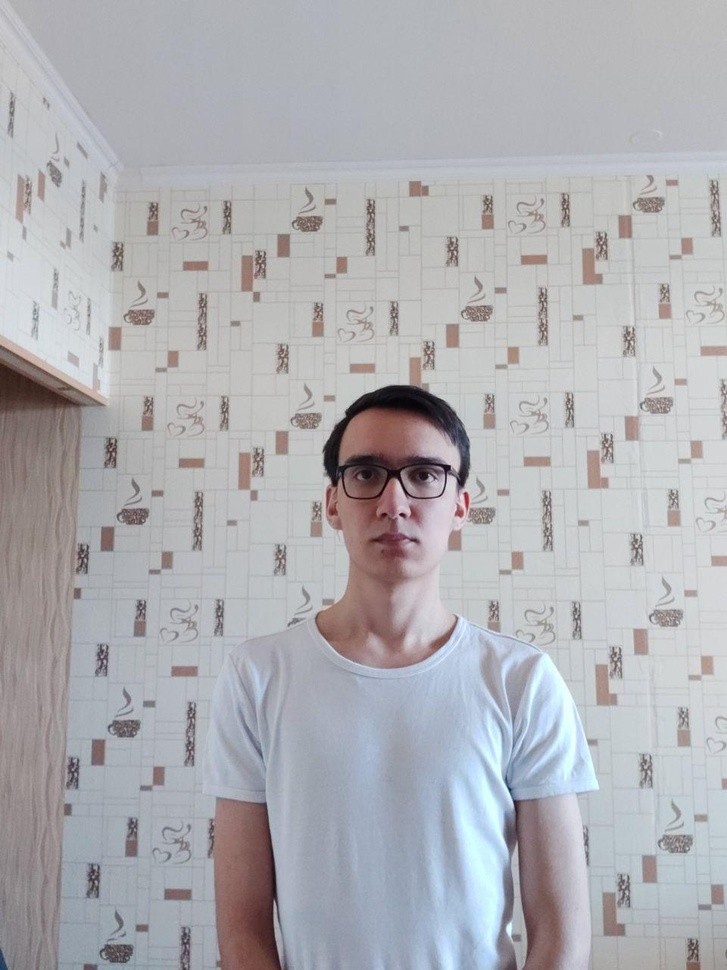
#> input picture data/sample/1.jpg, 727 x 970 px, shrunk from 960 x 1280 before the run
$ python -i viola_jones.py   (imports and definitions only)
#> lines starting #> are read from the running program, lines starting #| are printed output that depends on the picture; after the words box and inside, x2 and y2 are one past the last pixel; in counts of white or black regions, pixels touching at a corner belong together
import cv2
import os

from matplotlib import pyplot as plt


class ViolaDetector:
    face_cascade = cv2.CascadeClassifier(
        cv2.data.haarcascades + 'haarcascade_frontalface_default.xml',
    )
    eye_cascade = cv2.CascadeClassifier(
        cv2.data.haarcascades + 'haarcascade_eye.xml',
    )

    line_width = 3
    face_color = (0, 0, 255)
    eyes_color = (0, 255, 0)
    scale_factor = 1.1
    min_neighbors = 6

    def matcher(self, image_path):
#> called with image_path = 'data/sample/1.jpg'
        img = cv2.imread(image_path)
#> img is the input picture: shape (970, 727, 3); mean B, G, R 178.9, 174.9, 175
        gray = cv2.cvtColor(img, cv2.COLOR_BGR2GRAY)
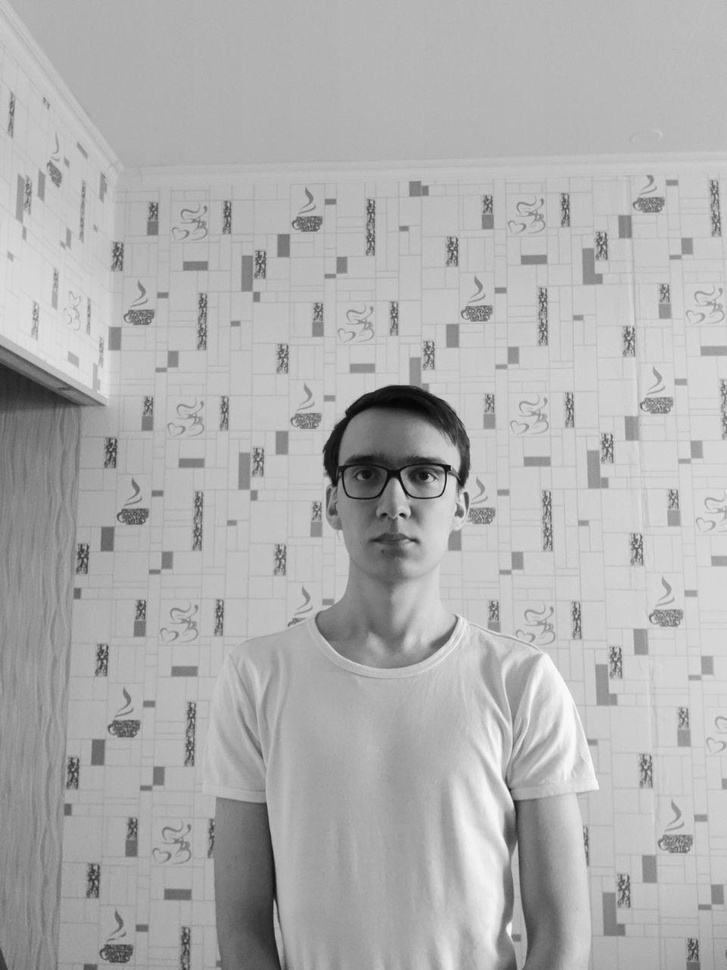
#> gray: shape (970, 727); min 5, max 251, mean 175.4

        faces = self.face_cascade.detectMultiScale(
            gray, self.scale_factor, self.min_neighbors,
        )
#> faces = [[313, 408, 170, 170]]
        for x, y, w, h in faces:
            img = cv2.rectangle(
                img, (x, y), (x + w, y + h), self.face_color, self.line_width,
            )
            roi_gray = gray[y : y + h, x : x + w]
            roi_color = img[y : y + h, x : x + w]

            eyes = self.eye_cascade.detectMultiScale(roi_gray)
            for ex, ey, ew, eh in eyes:
                cv2.rectangle(
                    roi_color,
                    (ex, ey),
                    (ex + ew, ey + eh),
                    self.eyes_color,
                    self.line_width,
                )
#> this loop made 1 pass
#> pass 1, in matcher, `img = cv2.rectangle( img, (x, y), (x + w, y + h), self.face_color, sel..`:
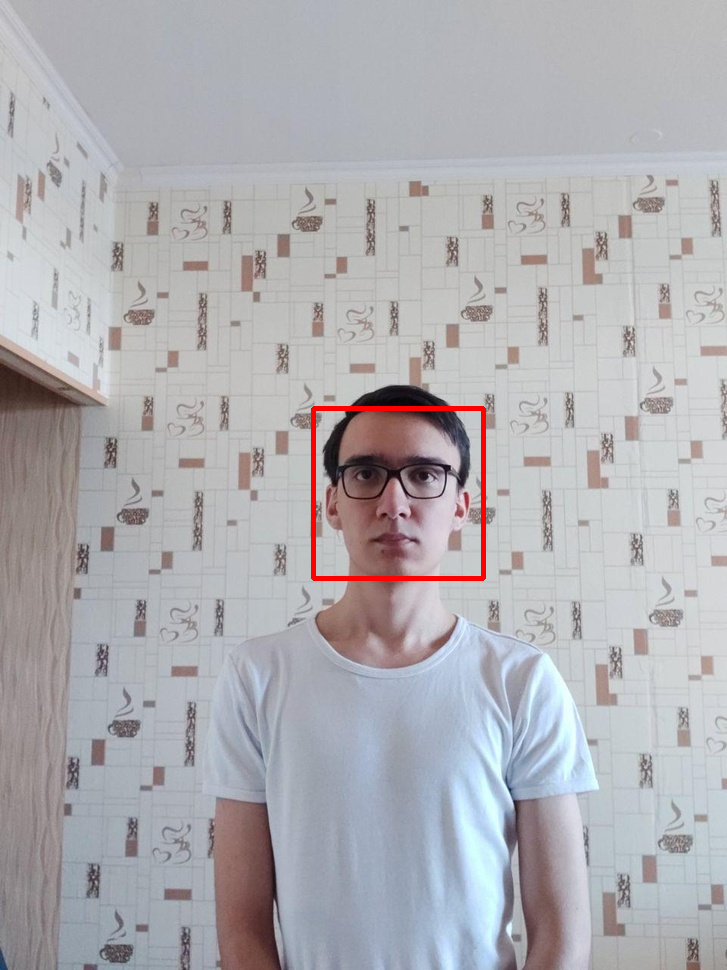
#> img: shape (970, 727, 3); 0.48% of pixels changed, all inside (x1, y1, x2, y2) = (311, 406, 486, 581)
#> pass 1, in matcher, `roi_gray = gray[y : y + h, x : x + w]`:
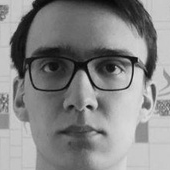
#> roi_gray: shape (170, 170); min 6, max 227, mean 134.7
#> pass 1, in matcher, `roi_color = img[y : y + h, x : x + w]`:
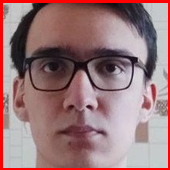
#> roi_color: shape (170, 170, 3); mean B, G, R 122, 119.8, 154.2
#> after the loop:
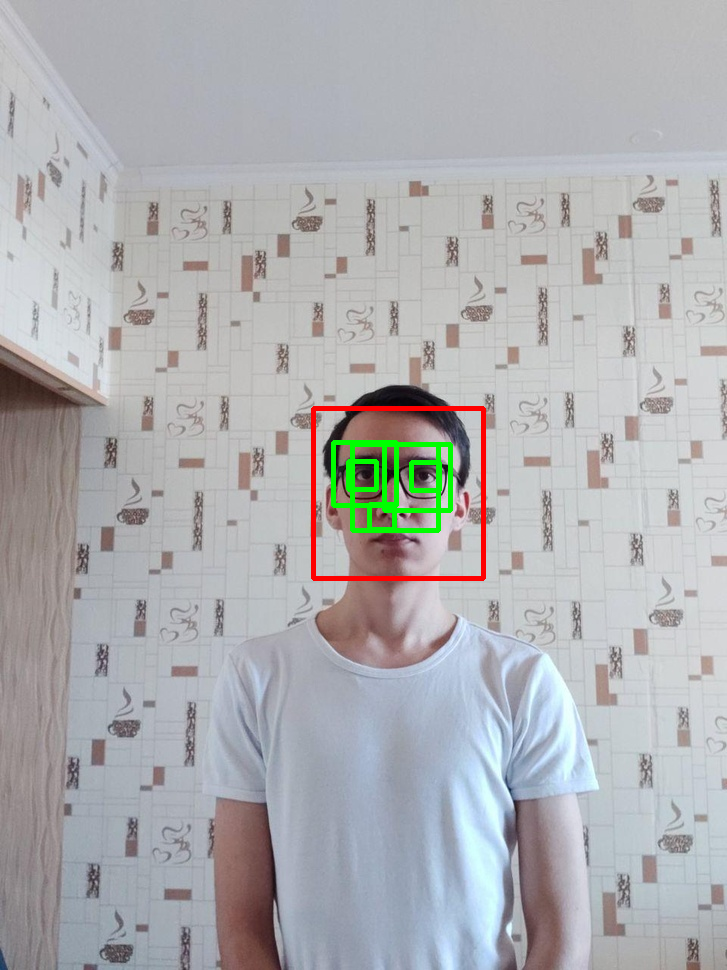
#> img: shape (970, 727, 3); 0.69% of pixels changed, all inside (x1, y1, x2, y2) = (331, 440, 453, 533)
#> after the loop:
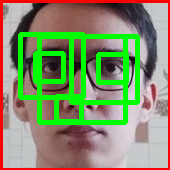
#> roi_color: shape (170, 170, 3); 16.76% of pixels changed, all inside (x1, y1, x2, y2) = (18, 32, 140, 125)

        plt.imshow(img)
        cv2.waitKey(0)
        cv2.destroyAllWindows()
        plt.show()


# [22 lines not run here, left out]

>>> result = ViolaDetector().matcher('data/sample/1.jpg')
